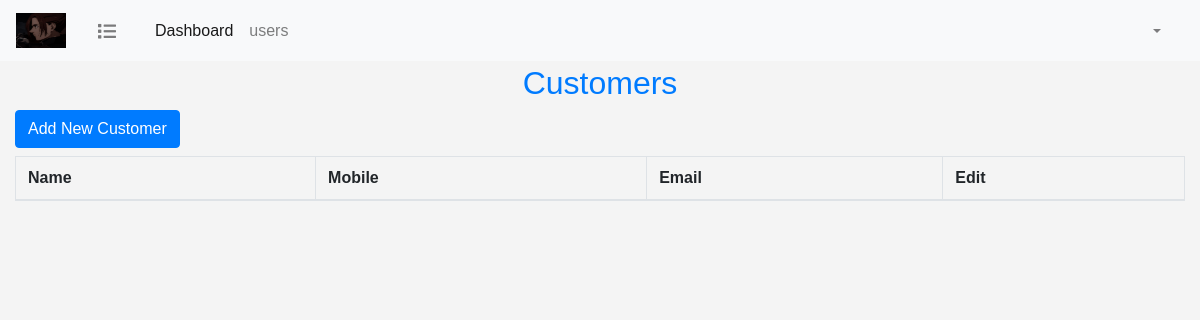
The app's page /customers/index.php, older data.
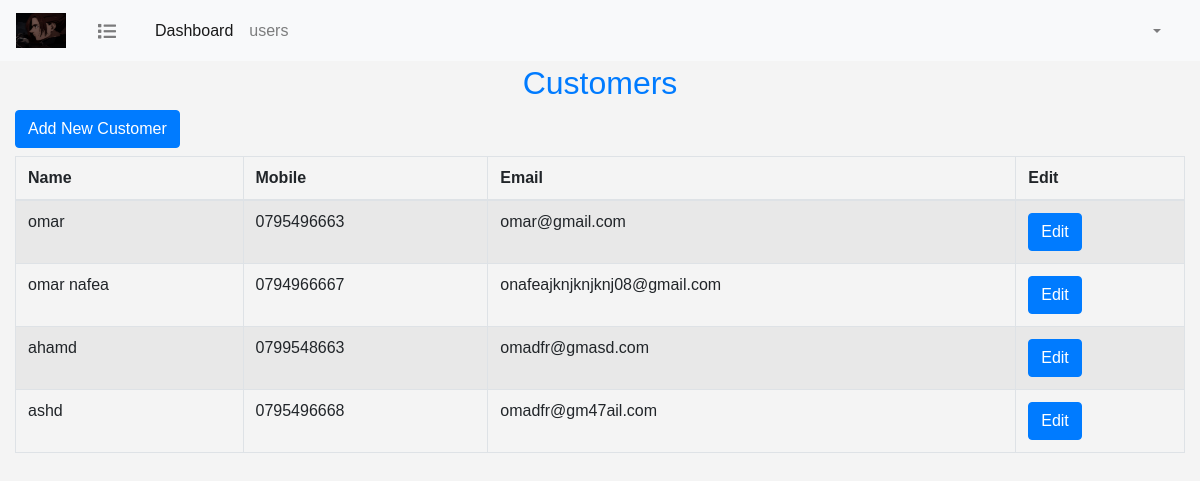
The same page, newer data.
### tables this page shows
CREATE TABLE IF NOT EXISTS `customers` (
  `customer_id` int(11) NOT NULL AUTO_INCREMENT,
  `name` varchar(155) NOT NULL,
  `email` varchar(50) NOT NULL,
  `mobile` varchar(14) NOT NULL,
  `password` varchar(255) NOT NULL,
  PRIMARY KEY (`customer_id`),
  UNIQUE KEY `email` (`email`)
);

### customers/index.php (the view, shortened to what this page needs)
<?php
include('../db_connect.php');
$query = "SELECT * FROM customers";
$statement = $con->prepare($query);
$statement->execute();
$customers = $statement->fetchAll(PDO::FETCH_ASSOC);
?>
<html>
<head>
    <?php include "../include/header.php";?>
    <link rel="stylesheet" href="customers.css">
</head>
<body>
<?php include "../include/navbar.php"?>
<div class="container-fluid pt-5">
    <h2 class="text-primary text-center mt-3">Customers</h2>
    <a href="add_customer.php" class="btn btn-primary mb-2">Add New Customer</a>
    <table id="customers_table" class="table table-bordered table-striped">
        <thead>
        <tr>
            <th scope="col">Name</th>
            <th scope="col">Mobile</th>
            <th scope="col">Email</th>
            <th scope="col">Edit</th>
        </tr>
        </thead>
        <tbody>
          <?php
          foreach($customers as $customer)
          { ?>
               <tr>
               <td><?=$customer['name']?></td>
               <td><?=$customer['mobile']?></td>
               <td><?=$customer['email']?></td>
               <td>
                   <a href="add_customer.php?customer_id=<?=$customer['customer_id']?>"  class="btn btn-primary">Edit</a>
               </td>
              </tr>
          <?php }?>
        </tbody>
    </table>
</div>
</body>
</html>

Row changes from the older to the newer data that the page shows:
added customers: name "omar", mobile "0795496663", email "omar@gmail.com"
added customers: name "omar nafea", mobile "0794966667", email "onafeajknjknjknj08@gmail.com"
added customers: name "ahamd", mobile "0799548663", email "omadfr@gmasd.com"
added customers: name "ashd", mobile "0795496668", email "omadfr@gm47ail.com"
